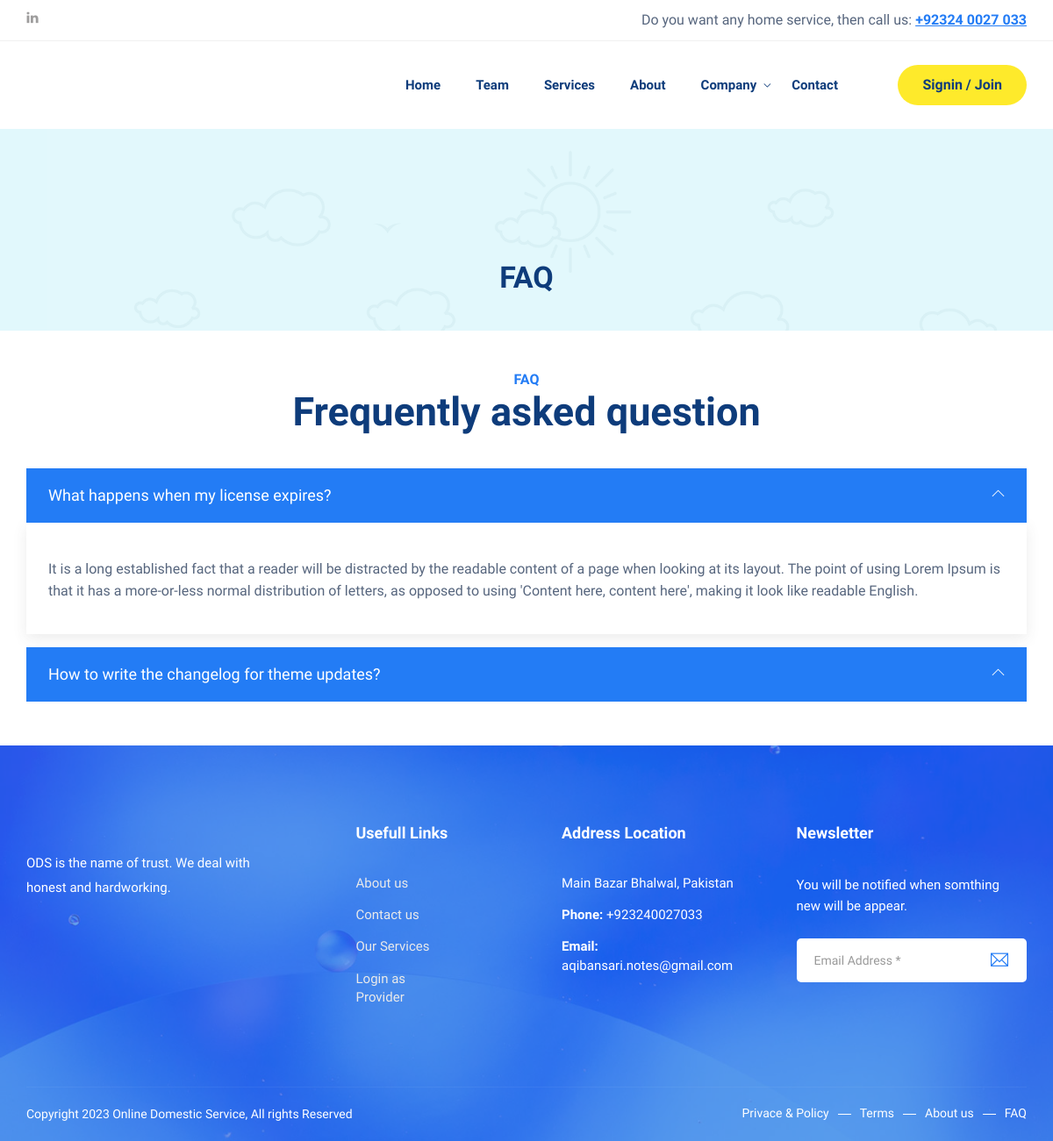
The app's page /faqs.php with its own data.
### tables this page shows
CREATE TABLE `tbl_faqs` (
  `faq_id` int(11) NOT NULL,
  `faq_question` mediumtext NOT NULL,
  `faq_answer` mediumtext NOT NULL,
  `faq_status` varchar(50) NOT NULL DEFAULT '',
  `created_at` varchar(50) DEFAULT NULL
);

CREATE TABLE `tbl_settings` (
  `id` int(10) NOT NULL,
  `site_title` varchar(255) NOT NULL,
  `site_footer` varchar(255) NOT NULL,
  `web_phone` varchar(255) NOT NULL,
  `web_email` varchar(255) NOT NULL,
  `web_address_location` varchar(255) NOT NULL,
  `web_currency` varchar(10) NOT NULL,
  `dollar_exchange_rate` varchar(10) NOT NULL,
  `g_recaptcha_site_key` varchar(255) DEFAULT NULL,
  `g_recaptcha_secret_key` varchar(255) DEFAULT NULL,
  `g_recaptcha_status` varchar(10) DEFAULT NULL
);

### admin/config.php (called while the page is built, shortened)
<?php
$dbhost = 'localhost';
$dbname = 'fyp';
$dbuser = 'root';
$dbpass = '';
try {
	$pdo = new PDO("mysql:host={$dbhost};dbname={$dbname}", $dbuser, $dbpass);
	$pdo->setAttribute(PDO::ATTR_ERRMODE, PDO::ERRMODE_EXCEPTION);
}
catch( PDOException $exception ) {
	echo "Connection Error: " . $exception->getMessage();
	die();
}
$setting_statement = $pdo->prepare('SELECT * FROM tbl_settings');
$setting_statement->execute();
$setting_statement_results = $setting_statement->fetch();
?>

### autoloader.php (called while the page is built, shortened)
<?php
include 'admin/config.php';
?>

### header.php (called while the page is built, shortened)
<?php
include 'autoloader.php';
?>
<?php include 'top_menu.php'; ?>

### faqs.php (the view)
<?php include 'header.php';?>
<section class="page-title">
    <div class="container">
        <div class="row">
            <div class="col col-xs-12">
                <h2>FAQ</h2>
            </div>
        </div>
    </div>
</section>
<section class="faq-pg-section section-padding">
    <div class="container">
        <div class="row">
            <div class="col col-lg-6 col-lg-offset-3 col-md-8 col-md-offset-2 col-sm-10 col-sm-offset-1">
                <div class="section-title">
                    <span>FAQ</span>
                    <h2>Frequently asked question</h2>
                </div>
            </div>
        </div>
        <div class="row">
            <div class="col col-xs-12">
                <div class="panel-group faq-accordion theme-accordion-s1" id="accordion">
                    <?php
                        $statement = $pdo->prepare('SELECT * FROM tbl_faqs WHERE faq_status=? ORDER BY faq_id DESC');
                        $statement->execute(array('active'));
                        $faq_result = $statement->fetchAll();
                        $i = 0;
                        foreach ($faq_result as $key) {
                        $i++;
                    ?>
                    <div class="panel panel-default">
                        <div class="panel-heading">
                            <a data-toggle="collapse" data-parent="#accordion" href="#collapse-<?php echo $i;?>" aria-expanded="true">
                                <?php echo $key['faq_question'];?></a>
                        </div>
                        <div id="collapse-<?php echo $i;?>" class="panel-collapse collapse <?php if ($i==1) {echo "in";} ?>">
                            <div class="panel-body">
                                <p><?php echo $key['faq_answer'];?></p>
                            </div>
                        </div>
                    </div>
                    <?php } ?>
                </div>
            </div>
        </div>
    </div>
</section>
<?php include 'footer.php'; ?>

### footer.php (shortened to what this page needs)
        <footer class="site-footer">
            <div class="upper-footer">
                <div class="container">
                    <div class="row">
                        <div class="col col-lg-3 col-md-3 col-sm-6">
                            <div class="widget about-widget">
                                <p><?php echo $setting_statement_results['site_title']; ?> is the name of trust. We deal with honest and hardworking.</p>
                            </div>
                        </div>
                        <div class="col col-lg-3 col-md-3 col-sm-6">
                            <div class="widget link-widget">
                                <div class="widget-title">
                                    <h3>Usefull Links</h3>
                                </div>
                                <ul>
                                    <li><a href="about.php">About us</a></li>
                                    <li><a href="contact.php">Contact us</a></li>
                                    <li><a href="service-list-all.php">Our Services</a></li>
                                    <li><a href="provider/login.php">Login as Provider</a></li>
                                </ul>
                            </div>
                        </div>
                        <div class="col col-lg-3 col-md-3 col-sm-6">
                            <div class="widget contact-widget service-link-widget">
                                <div class="widget-title">
                                    <h3>Address Location</h3>
                                </div>
                                <ul>
                                    <li><?php echo $setting_statement_results['web_address_location']; ?></li>
                                    <li><span>Phone:</span> <?php echo $setting_statement_results['web_phone']; ?></li>
                                    <li><span>Email:</span> <?php echo $setting_statement_results['web_email']; ?></li>
                                </ul>
                            </div>
                        </div>
                        <div class="col col-lg-3 col-md-3 col-sm-6">
                            <div class="widget newsletter-widget">
                                <div class="widget-title">
                                    <h3>Newsletter</h3>
                                </div>
                                <p>You will be notified when somthing new will be appear.</p>
                                <form method="post" action="">
                                    <div class="input-1">
                                        <input type="email" name="inputEmailAddress" class="form-control" placeholder="Email Address *" required>
                                    </div>
                                    <div class="submit clearfix">
                                        <button type="submit"  name="form_subscriber"><i class="ti-email"></i></button>
                                    </div>
                                </form>
                            </div>
                        </div>
                    </div>
                </div>
            </div>
            <div class="lower-footer">
                <div class="container">
                    <div class="row">
                        <div class="separator"></div>
                        <div class="col col-xs-12">
                            <p class="copyright"><?php echo $setting_statement_results['site_footer']; ?></p>
                            <div class="extra-link">
                                <ul>
                                    <li><a href="#">Privace & Policy</a></li>
                                    <li><a href="#">Terms</a></li>
                                    <li><a href="about.php">About us</a></li>
                                    <li><a href="faqs.php">FAQ</a></li>
                                </ul>
                            </div>
                        </div>
                    </div>
                </div>
            </div>
        </footer>
</body>
</html>

### records on screen
tbl_faqs: faq_question "What happens when my license expires?", faq_answer "It is a long established fact that a reader will be distracted by the readable content of a page when looking at its layout. The point of using Lorem Ipsum is that it has a more-or-less normal distribution of letters, as opposed to using 'Content here, content here', making it look like readable English."
tbl_faqs: faq_question "How to write the changelog for theme updates?"
tbl_settings: site_title "ODS", web_address_location "Main Bazar Bhalwal, Pakistan", web_phone "+923240027033", web_email "aqibansari.notes@gmail.com", site_footer "Copyright 2023 Online Domestic Service, All rights Reserved"
